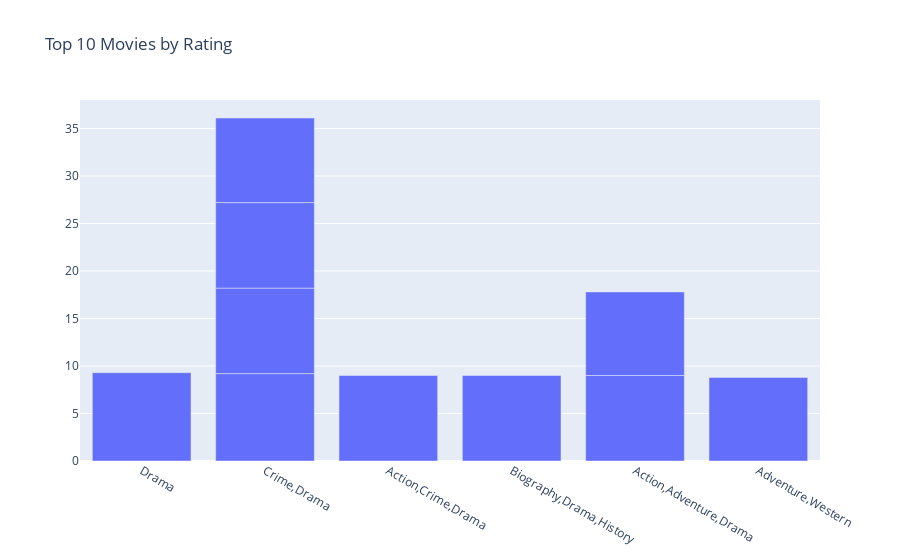

The notebook cell this image was saved under:
### Code cell
top_movies_films = movies_data.nlargest(10, 'rating')

fig = go.Figure(data=[go.Bar(x=top_movies['genre'], y=top_movies_films['rating'])])

fig.update_layout(title='Top 10 Movies by Rating')

fig.show()

### Figure 1 — Plotly figure (JSON) as saved in the notebook; plotly's stock layout.template omitted (floating-point values rounded to 4 significant figures)
{"data": [{"type": "bar", "x": ["Drama", "Crime,Drama", "Action,Crime,Drama", "Crime,Drama", "Crime,Drama", "Biography,Drama,History", "Action,Adventure,Drama", "Crime,Drama", "Action,Adventure,Drama", "Adventure,Western"], "y": [9.3, 9.2, 9, 9, 9, 9, 9, 8.9, 8.8, 8.8]}], "layout": {"title": {"text": "Top 10 Movies by Rating"}}}
